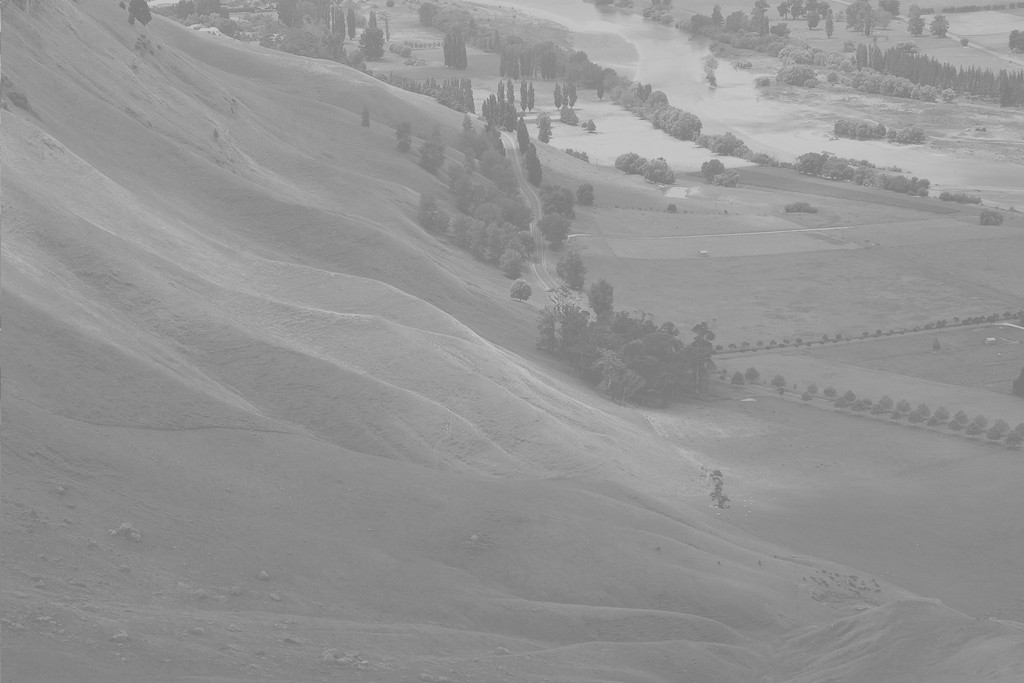
#> input picture wiki.jpg, 1024 x 683 px, given in place of IMG.jpg, which was not available
$ python threshold.py
#> lines starting #> are read from the running program, lines starting #| are printed output that depends on the picture; after the words box and inside, x2 and y2 are one past the last pixel; in counts of white or black regions, pixels touching at a corner belong together; pictures that were not available may be replaced by others from this repository, and a replacement may not be noted
import cv2 as cv
import numpy as np
from matplotlib import pyplot as plt


def use_threshold():
    img = cv.imread('IMG.jpg', 0)
    _, thresh1 = cv.threshold(img, 127, 255, cv.THRESH_BINARY)
    _, thresh2 = cv.threshold(img, 127, 255, cv.THRESH_BINARY_INV)
    _, thresh3 = cv.threshold(img, 127, 255, cv.THRESH_TRUNC)
    _, thresh4 = cv.threshold(img, 127, 255, cv.THRESH_TOZERO)
    _, thresh5 = cv.threshold(img, 127, 255, cv.THRESH_TOZERO_INV)
    titles = ['Original Image', 'BINARY', 'BINARY_INV', 'TRUNC', 'TOZERO', 'TOZERO_INV']
    images = [img, thresh1, thresh2, thresh3, thresh4, thresh5]

    for i in range(6):
        plt.subplot(2, 3, i+1), plt.imshow(images[i], 'gray')
        plt.title(titles[i])
        plt.xticks([]), plt.yticks([])

    plt.show()


def adaptive_threshold():
    img = cv.imread('IMG.jpg', 0)
#> img is the input picture: shape (683, 1024); min 114, max 208, mean 148
    img = cv.medianBlur(img, 5)
    ret, th1 = cv.threshold(img, 127, 255, cv.THRESH_BINARY)
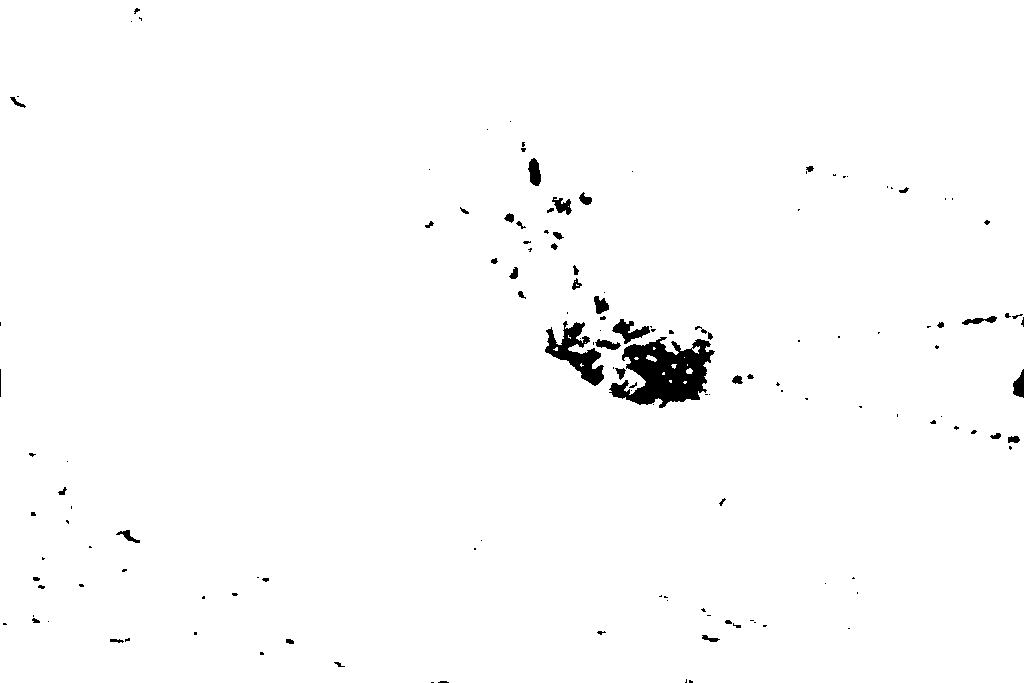
#> th1: shape (683, 1024); 98.6% white; 141 black regions (90 under 20 px), largest, box (x1, y1, x2, y2) and area: (609, 337, 715, 408) 4280, (545, 321, 604, 386) 1581, (612, 319, 650, 344) 415
    th2 = cv.adaptiveThreshold(img, 255, cv.ADAPTIVE_THRESH_MEAN_C, cv.THRESH_BINARY, 11, 2)
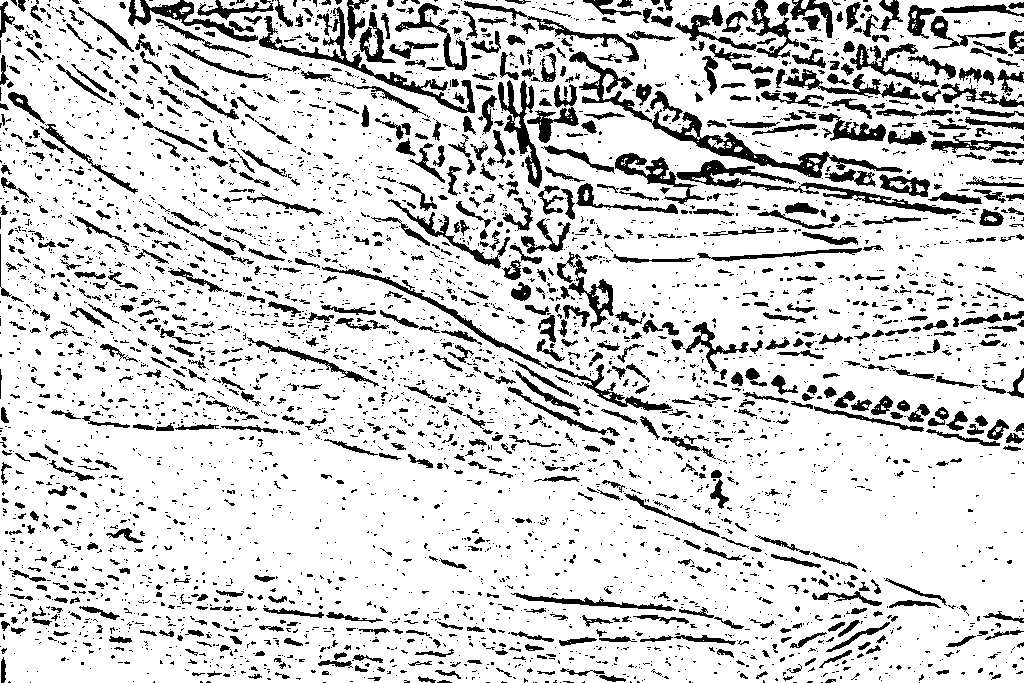
#> th2: shape (683, 1024); 82.9% white; 4429 black regions (3460 under 20 px), largest, box (x1, y1, x2, y2) and area: (569, 51, 903, 178) 3718, (676, 160, 961, 215) 2333, (259, 7, 475, 113) 2271
    th3 = cv.adaptiveThreshold(img, 255, cv.ADAPTIVE_THRESH_GAUSSIAN_C, cv.THRESH_BINARY, 11, 2)
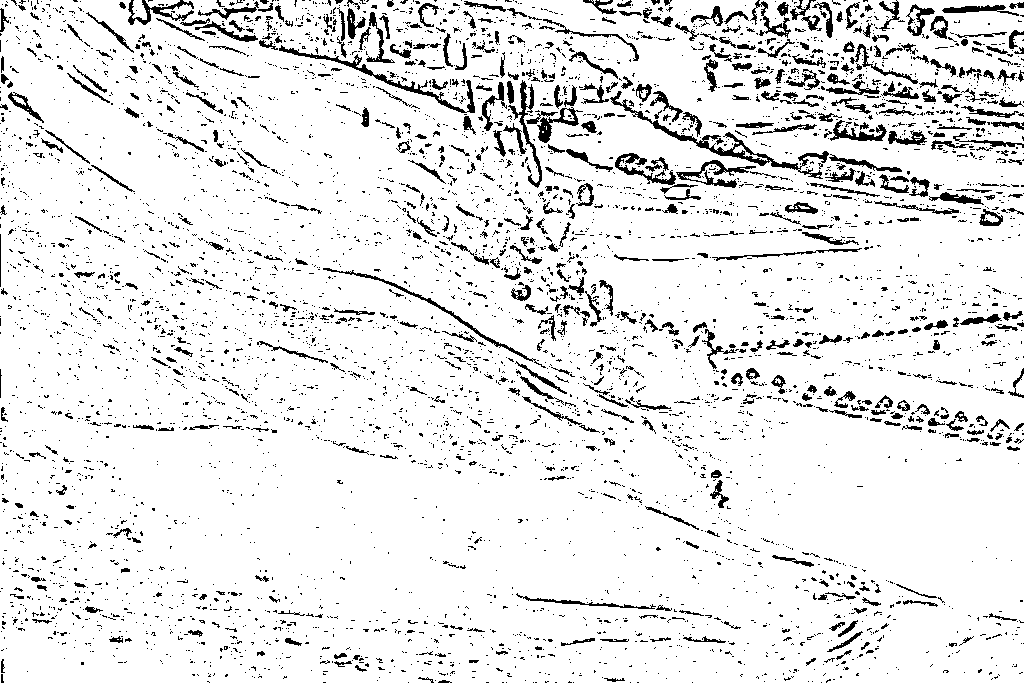
#> th3: shape (683, 1024); 90.9% white; black in thin lines or dots
    titles = ['Original Image', 'Global Thresholding (v = 127)',
              'Adaptive Mean Thresholding', 'Adaptive Gaussian Thresholding']
    images = [img, th1, th2, th3]
    for i in range(4):
        plt.subplot(2, 2, i + 1), plt.imshow(images[i], 'gray')
        plt.title(titles[i])
        plt.xticks([]), plt.yticks([])
    plt.show()
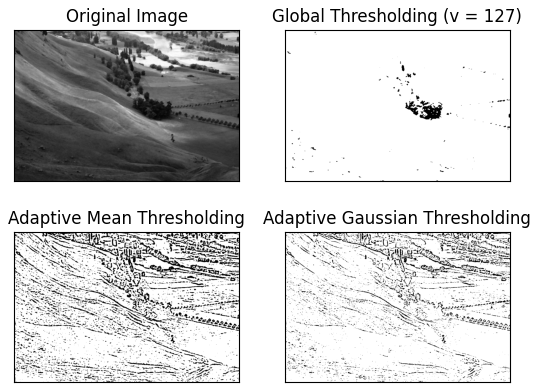
#> figure drawn by matplotlib, 4 panels


def otsu_threshold():
    img = cv.imread('1.jpg', 0)
    # global thresholding
    ret1, th1 = cv.threshold(img, 127, 255, cv.THRESH_BINARY)
    # Otsu's thresholding
    ret2, th2 = cv.threshold(img, 0, 255, cv.THRESH_BINARY + cv.THRESH_OTSU)
    # Otsu's thresholding after Gaussian filtering
    blur = cv.GaussianBlur(img, (5, 5), 0)
    ret3, th3 = cv.threshold(blur, 0, 255, cv.THRESH_BINARY + cv.THRESH_OTSU)
    # plot all the images and their histograms
    images = [img, 0, th1,
              img, 0, th2,
              blur, 0, th3]
    titles = ['Original Noisy Image', 'Histogram', 'Global Thresholding (v=127)',
              'Original Noisy Image', 'Histogram', "Otsu's Thresholding",
              'Gaussian filtered Image', 'Histogram', "Otsu's Thresholding"]
    for i in range(3):
        plt.subplot(3, 3, i * 3 + 1), plt.imshow(images[i * 3], 'gray')
        plt.title(titles[i * 3]), plt.xticks([]), plt.yticks([])
        plt.subplot(3, 3, i * 3 + 2), plt.hist(images[i * 3].ravel(), 256)
        plt.title(titles[i * 3 + 1]), plt.xticks([]), plt.yticks([])
        plt.subplot(3, 3, i * 3 + 3), plt.imshow(images[i * 3 + 2], 'gray')
        plt.title(titles[i * 3 + 2]), plt.xticks([]), plt.yticks([])
    plt.show()


# use_threshold()
adaptive_threshold()
# otsu_threshold()
